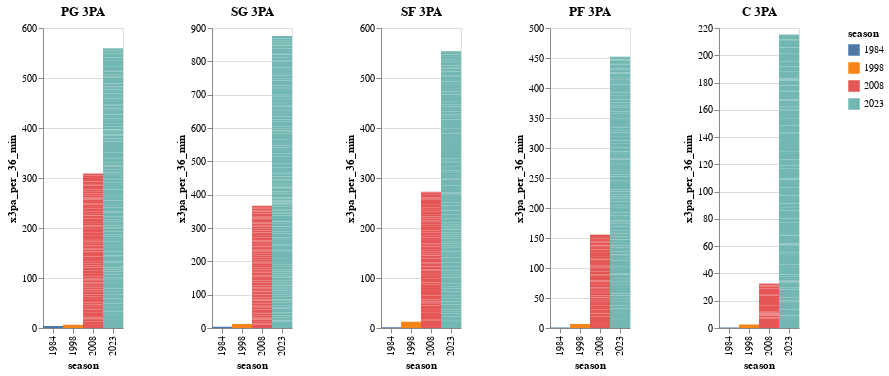

The notebook cell this image was saved under:
### Markdown cell above
With 3 point makes, there seems to be a clear correlation of how the amount of 3 pointers being made has increased over the years that the 3 point shot has existed in the NBA.

### Code cell
c1 = alt.Chart(df5[df5['pos'] == 'PG']).mark_bar().encode(
    x = 'season:N',
    y = 'x3pa_per_36_min',
    color = 'season:N',
    size = alt.value(20)
)
c2 = alt.Chart(df6[df6['pos'] == 'PG']).mark_line().encode(
    x = 'season:N',
    y = 'x3pa_per_36_min',
    color = 'season:N',
    size = alt.value(20)
)
c3 = alt.Chart(df7[df7['pos'] == 'PG']).mark_line().encode(
    x = 'season:N',
    y = 'x3pa_per_36_min',
    color = 'season:N',
    size = alt.value(20)
).properties(
    title = 'PG 3PA'
)
c4 = c1 + c2 + c3

d1 = alt.Chart(df5[df5['pos'] == 'SG']).mark_bar().encode(
    x = 'season:N',
    y = 'x3pa_per_36_min',
    color = 'season:N',
    size = alt.value(20)
)
d2 = alt.Chart(df6[df6['pos'] == 'SG']).mark_line().encode(
    x = 'season:N',
    y = 'x3pa_per_36_min',
    color = 'season:N',
    size = alt.value(20)
)
d3 = alt.Chart(df7[df7['pos'] == 'SG']).mark_line().encode(
    x = 'season:N',
    y = 'x3pa_per_36_min',
    color = 'season:N',
    size = alt.value(20)
).properties(
    title = 'SG 3PA'
)
d4 = d1 + d2 + d3

e1 = alt.Chart(df5[df5['pos'] == 'SF']).mark_bar().encode(
    x = 'season:N',
    y = 'x3pa_per_36_min',
    color = 'season:N',
    size = alt.value(20)
)
e2 = alt.Chart(df6[df6['pos'] == 'SF']).mark_line().encode(
    x = 'season:N',
    y = 'x3pa_per_36_min',
    color = 'season:N',
    size = alt.value(20)
)
e3 = alt.Chart(df7[df7['pos'] == 'SF']).mark_line().encode(
    x = 'season:N',
    y = 'x3pa_per_36_min',
    color = 'season:N',
    size = alt.value(20)
).properties(
    title = 'SF 3PA'
)
e4 = e1 + e2 + e3

f1 = alt.Chart(df5[df5['pos'] == 'PF']).mark_bar().encode(
    x = 'season:N',
    y = 'x3pa_per_36_min',
    color = 'season:N',
    size = alt.value(20)
)
f2 = alt.Chart(df6[df6['pos'] == 'PF']).mark_line().encode(
    x = 'season:N',
    y = 'x3pa_per_36_min',
    color = 'season:N',
    size = alt.value(20)
)
f3 = alt.Chart(df7[df7['pos'] == 'PF']).mark_line().encode(
    x = 'season:N',
    y = 'x3pa_per_36_min',
    color = 'season:N',
    size = alt.value(20)
).properties(
    title = 'PF 3PA'
)
f4 = f1 + f2 + f3

g1 = alt.Chart(df5[df5['pos'] == 'C']).mark_bar().encode(
    x = 'season:N',
    y = 'x3pa_per_36_min',
    color = 'season:N',
    size = alt.value(20)
)
g2 = alt.Chart(df6[df6['pos'] == 'C']).mark_line().encode(
    x = 'season:N',
    y = 'x3pa_per_36_min',
    color = 'season:N',
    size = alt.value(20)
)
g3 = alt.Chart(df7[df7['pos'] == 'C']).mark_line().encode(
    x = 'season:N',
    y = 'x3pa_per_36_min',
    color = 'season:N',
    size = alt.value(20)
).properties(
    title = 'C 3PA'
)
g4 = g1 + g2 + g3

total = c4 | d4 | e4 | f4 | g4
total

### Figure 1 — Vega-Lite specification as saved in the notebook (floating-point values rounded to 4 significant figures; data arrays with more than 128 entries replaced by an {"elided": "..."} marker saying what was removed)
{"config": {"view": {"continuousWidth": 400, "continuousHeight": 300}}, "hconcat": [{"layer": [{"data": {"name": "data-f4a2f98ee499bafe6f846735891f1412"}, "mark": "bar", "encoding": {"color": {"field": "season", "type": "nominal"}, "size": {"value": 20}, "x": {"field": "season", "type": "nominal"}, "y": {"field": "x3pa_per_36_min", "type": "quantitative"}}}, {"data": {"name": "data-68f9f162ee1e1c52c6fc24850208e848"}, "mark": "line", "encoding": {"color": {"field": "season", "type": "nominal"}, "size": {"value": 20}, "x": {"field": "season", "type": "nominal"}, "y": {"field": "x3pa_per_36_min", "type": "quantitative"}}}, {"data": {"name": "data-6da532111bdb0e576b8ec66c4af4f46e"}, "mark": "line", "encoding": {"color": {"field": "season", "type": "nominal"}, "size": {"value": 20}, "x": {"field": "season", "type": "nominal"}, "y": {"field": "x3pa_per_36_min", "type": "quantitative"}}, "title": "PG 3PA"}]}, {"layer": [{"data": {"name": "data-9a5a1ed65498f05cd786a374c0de60bc"}, "mark": "bar", "encoding": {"color": {"field": "season", "type": "nominal"}, "size": {"value": 20}, "x": {"field": "season", "type": "nominal"}, "y": {"field": "x3pa_per_36_min", "type": "quantitative"}}}, {"data": {"name": "data-1e2e12c58eaad8cd5ddd69d8bbd096bc"}, "mark": "line", "encoding": {"color": {"field": "season", "type": "nominal"}, "size": {"value": 20}, "x": {"field": "season", "type": "nominal"}, "y": {"field": "x3pa_per_36_min", "type": "quantitative"}}}, {"data": {"name": "data-c0685ad2a4033c42ec27c5355eba42bb"}, "mark": "line", "encoding": {"color": {"field": "season", "type": "nominal"}, "size": {"value": 20}, "x": {"field": "season", "type": "nominal"}, "y": {"field": "x3pa_per_36_min", "type": "quantitative"}}, "title": "SG 3PA"}]}, {"layer": [{"data": {"name": "data-1c8f3062aad29bc12503b8903604a1af"}, "mark": "bar", "encoding": {"color": {"field": "season", "type": "nominal"}, "size": {"value": 20}, "x": {"field": "season", "type": "nominal"}, "y": {"field": "x3pa_per_36_min", "type": "quantitative"}}}, {"data": {"name": "data-9576eec8c18b97a5b8492863a02e6e36"}, "mark": "line", "encoding": {"color": {"field": "season", "type": "nominal"}, "size": {"value": 20}, "x": {"field": "season", "type": "nominal"}, "y": {"field": "x3pa_per_36_min", "type": "quantitative"}}}, {"data": {"name": "data-1f580ecf9c0ecb9bbbe6913488a4f2d0"}, "mark": "line", "encoding": {"color": {"field": "season", "type": "nominal"}, "size": {"value": 20}, "x": {"field": "season", "type": "nominal"}, "y": {"field": "x3pa_per_36_min", "type": "quantitative"}}, "title": "SF 3PA"}]}, {"layer": [{"data": {"name": "data-1b5e85bfbaf3e9ccd19f4d2de8f4c6ba"}, "mark": "bar", "encoding": {"color": {"field": "season", "type": "nominal"}, "size": {"value": 20}, "x": {"field": "season", "type": "nominal"}, "y": {"field": "x3pa_per_36_min", "type": "quantitative"}}}, {"data": {"name": "data-cbe3ab4c86127e64f7908a1b6cd30982"}, "mark": "line", "encoding": {"color": {"field": "season", "type": "nominal"}, "size": {"value": 20}, "x": {"field": "season", "type": "nominal"}, "y": {"field": "x3pa_per_36_min", "type": "quantitative"}}}, {"data": {"name": "data-513df34fa208491d6f05704e4b42694e"}, "mark": "line", "encoding": {"color": {"field": "season", "type": "nominal"}, "size": {"value": 20}, "x": {"field": "season", "type": "nominal"}, "y": {"field": "x3pa_per_36_min", "type": "quantitative"}}, "title": "PF 3PA"}]}, {"layer": [{"data": {"name": "data-4354153156aa7b2f67fc0bec5033b9b3"}, "mark": "bar", "encoding": {"color": {"field": "season", "type": "nominal"}, "size": {"value": 20}, "x": {"field": "season", "type": "nominal"}, "y": {"field": "x3pa_per_36_min", "type": "quantitative"}}}, {"data": {"name": "data-85280e9a3c4a0489b09bd1fddff76d44"}, "mark": "line", "encoding": {"color": {"field": "season", "type": "nominal"}, "size": {"value": 20}, "x": {"field": "season", "type": "nominal"}, "y": {"field": "x3pa_per_36_min", "type": "quantitative"}}}, {"data": {"name": "data-21efb4007c4d40c62adb7063bafff47b"}, "mark": "line", "encoding": {"color": {"field": "season", "type": "nominal"}, "size": {"value": 20}, "x": {"field": "season", "type": "nominal"}, "y": {"field": "x3pa_per_36_min", "type": "quantitative"}}, "title": "C 3PA"}]}], "$schema": "https://vega.github.io/schema/vega-lite/v4.17.0.json", "datasets": {"data-f4a2f98ee499bafe6f846735891f1412": {"elided": "188 records"}, "data-68f9f162ee1e1c52c6fc24850208e848": {"elided": "186 records"}, "data-6da532111bdb0e576b8ec66c4af4f46e": {"elided": "146 records"}, "data-9a5a1ed65498f05cd786a374c0de60bc": {"elided": "232 records"}, "data-1e2e12c58eaad8cd5ddd69d8bbd096bc": {"elided": "227 records"}, "data-c0685ad2a4033c42ec27c5355eba42bb": {"elided": "152 records"}, "data-1c8f3062aad29bc12503b8903604a1af": {"elided": "172 records"}, "data-9576eec8c18b97a5b8492863a02e6e36": {"elided": "187 records"}, "data-1f580ecf9c0ecb9bbbe6913488a4f2d0": {"elided": "137 records"}, "data-1b5e85bfbaf3e9ccd19f4d2de8f4c6ba": {"elided": "195 records"}, "data-cbe3ab4c86127e64f7908a1b6cd30982": {"elided": "192 records"}, "data-513df34fa208491d6f05704e4b42694e": {"elided": "159 records"}, "data-4354153156aa7b2f67fc0bec5033b9b3": {"elided": "201 records"}, "data-85280e9a3c4a0489b09bd1fddff76d44": {"elided": "185 records"}, "data-21efb4007c4d40c62adb7063bafff47b": {"elided": "165 records"}}}
